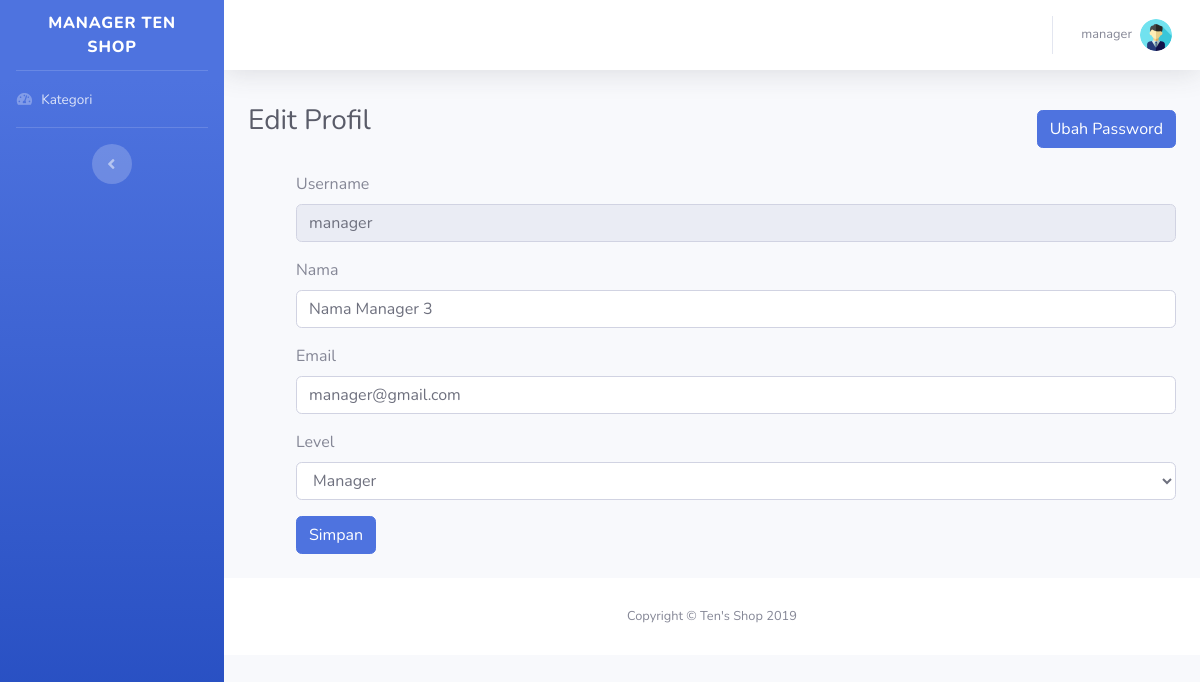
/manager/edit_profil.php (signed in), run on the app's committed database.
### tables this page shows
CREATE TABLE `pegawai` (
  `idpegawai` int(11) NOT NULL,
  `username` varchar(30) NOT NULL,
  `nama_lengkap` varchar(30) NOT NULL,
  `email` varchar(30) NOT NULL,
  `password` varchar(255) NOT NULL,
  `level` int(1) NOT NULL
);

### manager/edit_profil.php (the view, shortened to what this page needs)
<?php
	$id = $_SESSION['idpegawai'];
	if($_SESSION['level'] == 2 ) {
		require_once '../function.php';
		$pegawai = mysqli_query($con, "SELECT * FROM pegawai WHERE idpegawai=$id");
		$row = mysqli_fetch_array($pegawai);
if ($_SESSION['level'] == 1) {
      $status = 'Admin';
    } else if ($_SESSION['level'] == 2) {
      $status = 'Manager';
    }
	} else {
		header('location : ../pesan.php');
		exit;
	}
 ?>
 <!DOCTYPE html>
<html lang="en">
<head>
  <link href="../vendor/fontawesome-free/css/all.min.css" rel="stylesheet" type="text/css">
  <link href="../css/sb-admin-2.min.css" rel="stylesheet">
</head>
<body id="page-top">
  <div id="wrapper">
    <ul class="navbar-nav bg-gradient-primary sidebar sidebar-dark accordion" id="accordionSidebar">
      <a class="sidebar-brand d-flex align-items-center justify-content-center" href="index.php">
        <div class="sidebar-brand-text mx-3">Manager Ten Shop</div>
      </a>
      <hr class="sidebar-divider my-0">
      <li class="nav-item ">
        <a class="nav-link" href="index.php">
          <i class="fas fa-fw fa-tachometer-alt"></i>
          <span>Kategori</span></a>
      </li>
      <hr class="sidebar-divider d-none d-md-block">
      <div class="text-center d-none d-md-inline">
        <button class="rounded-circle border-0" id="sidebarToggle"></button>
      </div>
    </ul>
    <div id="content-wrapper" class="d-flex flex-column">
      <div id="content">
        <nav class="navbar navbar-expand navbar-light bg-white topbar mb-4 static-top shadow">
          <ul class="navbar-nav ml-auto">
            <li class="nav-item dropdown no-arrow">
              <a class="nav-link dropdown-toggle" href="#" id="userDropdown" role="button" data-toggle="dropdown" aria-haspopup="true" aria-expanded="false">
                <span class="mr-2 d-none d-lg-inline text-gray-600 small"><?= $_SESSION['username'] ?></span>
                <img class="img-profile rounded-circle" src="../img/profile.png">
              </a>
            </li>
          </ul>
        </nav>
        <div class="container-fluid">
          <div class="d-sm-flex align-items-center justify-content-between mb-4">
            <h1 class="h3 mb-0 text-gray-800">Edit Profil</h1>
            <a href="ubahpassword.php"><button type="submit" name="ubahpass" class="btn btn-primary mt-3 float-right">Ubah Password</button></a>
          </div>
          <div class="container ml-4 mr-4 mt-4 mb-4">
            <form method="post" action="">
              <div class="form-group">
                <label for="username">Username</label>
                <input type="text" class="form-control" id="username" name="username" placeholder="username" disabled value="<?= $row['username'] ?>" required>
              </div>
              <div class="form-group">
                <label for="nama">Nama</label>
                <input type="text" class="form-control" id="nama" name="nama" placeholder="Nama Lengkap" value="<?= $row['nama_lengkap'] ?> " required>
              </div>
              <div class="form-group">
                <label for="email">Email</label>
                <input type="email" class="form-control" id="email" name="email" placeholder="email" value="<?= $row['email'] ?>" required>
              </div>
              <div class="form-group">
                <label for="level">Level</label>
                <select id="level" name="level" class="form-control" required>
                  <option value="<?= $row['level'] ?>"><?=$status  ?></option>
                </select>
              </div>
              <button type="submit" name="simpan" class="btn btn-primary">Simpan</button>
            </form>
          </div>
      </div>
      <footer class="sticky-footer bg-white">
        <div class="container my-auto">
          <div class="copyright text-center my-auto">
            <span>Copyright &copy; Ten's Shop 2019</span>
          </div>
        </div>
      </footer>
    </div>
  </div>
</body>
</html>

### data on the page
pegawai: username "manager", nama "Nama Manager 3", email "manager@gmail.com"

### other printed values
$_SESSION['username'] "manager"
form field level "Manager"
